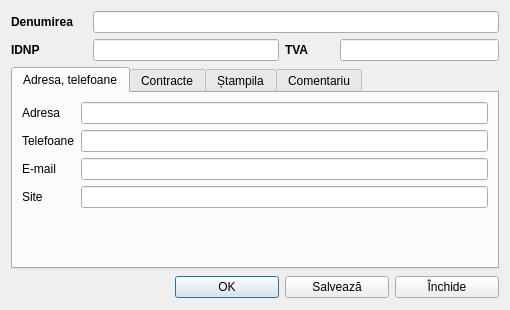
<?xml version="1.0" encoding="UTF-8"?>
<ui version="4.0">
 <class>OrganizationDialog</class>
 <widget class="QDialog" name="OrganizationDialog">
  <property name="geometry">
   <rect>
    <x>0</x>
    <y>0</y>
    <width>510</width>
    <height>310</height>
   </rect>
  </property>
  <property name="font">
   <font>
    <family>Segoe UI</family>
   </font>
  </property>
  <property name="windowTitle">
   <string>Dialog</string>
  </property>
  <layout class="QGridLayout" name="gridLayout">
   <item row="0" column="0">
    <widget class="QLabel" name="label">
     <property name="font">
      <font>
       <family>Segoe UI</family>
       <bold>true</bold>
      </font>
     </property>
     <property name="text">
      <string>Denumirea</string>
     </property>
    </widget>
   </item>
   <item row="0" column="1" colspan="5">
    <widget class="QLineEdit" name="editName"/>
   </item>
   <item row="1" column="0">
    <widget class="QLabel" name="label_2">
     <property name="font">
      <font>
       <family>Segoe UI</family>
       <bold>true</bold>
      </font>
     </property>
     <property name="text">
      <string>IDNP</string>
     </property>
    </widget>
   </item>
   <item row="1" column="1" colspan="2">
    <widget class="QLineEdit" name="editIDNP"/>
   </item>
   <item row="1" column="3">
    <widget class="QLabel" name="label_4">
     <property name="font">
      <font>
       <family>Segoe UI</family>
       <bold>true</bold>
      </font>
     </property>
     <property name="text">
      <string>TVA</string>
     </property>
    </widget>
   </item>
   <item row="1" column="4" colspan="2">
    <widget class="QLineEdit" name="editTVA"/>
   </item>
   <item row="2" column="0" colspan="6">
    <widget class="QTabWidget" name="tabWidget">
     <property name="currentIndex">
      <number>0</number>
     </property>
     <widget class="QWidget" name="tab">
      <attribute name="title">
       <string>Adresa, telefoane</string>
      </attribute>
      <layout class="QGridLayout" name="gridLayout_2">
       <item row="0" column="1">
        <widget class="QLineEdit" name="editAddress"/>
       </item>
       <item row="0" column="0">
        <widget class="QLabel" name="label_3">
         <property name="text">
          <string>Adresa</string>
         </property>
        </widget>
       </item>
       <item row="4" column="1">
        <spacer name="verticalSpacer">
         <property name="orientation">
          <enum>Qt::Orientation::Vertical</enum>
         </property>
         <property name="sizeHint" stdset="0">
          <size>
           <width>20</width>
           <height>40</height>
          </size>
         </property>
        </spacer>
       </item>
       <item row="1" column="1">
        <widget class="QLineEdit" name="editTelephone"/>
       </item>
       <item row="2" column="0">
        <widget class="QLabel" name="label_6">
         <property name="text">
          <string>E-mail</string>
         </property>
        </widget>
       </item>
       <item row="2" column="1">
        <widget class="QLineEdit" name="editEmail"/>
       </item>
       <item row="1" column="0">
        <widget class="QLabel" name="label_5">
         <property name="text">
          <string>Telefoane</string>
         </property>
        </widget>
       </item>
       <item row="3" column="1">
        <widget class="QLineEdit" name="editSite"/>
       </item>
       <item row="3" column="0">
        <widget class="QLabel" name="label_7">
         <property name="text">
          <string>Site</string>
         </property>
        </widget>
       </item>
      </layout>
     </widget>
     <widget class="QWidget" name="tab_3">
      <attribute name="title">
       <string>Contracte</string>
      </attribute>
      <layout class="QGridLayout" name="gridLayout_4">
       <item row="1" column="0">
        <widget class="QTableView" name="tableViewContracts"/>
       </item>
       <item row="0" column="0">
        <layout class="QHBoxLayout" name="layoutToolBar"/>
       </item>
      </layout>
     </widget>
     <widget class="QWidget" name="tab_4">
      <attribute name="title">
       <string>Ștampila</string>
      </attribute>
      <layout class="QGridLayout" name="gridLayout_5">
       <item row="0" column="1" rowspan="2">
        <widget class="QLabel" name="img_stamp">
         <property name="minimumSize">
          <size>
           <width>200</width>
           <height>0</height>
          </size>
         </property>
         <property name="frameShape">
          <enum>QFrame::Shape::StyledPanel</enum>
         </property>
         <property name="text">
          <string>TextLabel</string>
         </property>
         <property name="alignment">
          <set>Qt::AlignmentFlag::AlignCenter</set>
         </property>
        </widget>
       </item>
       <item row="0" column="2">
        <widget class="QToolButton" name="btnClearStamp">
         <property name="styleSheet">
          <string notr="true">QToolButton {
   border: none;
   background-color: transparent;
   color: #4a4a4a;
   font-size: 14px;
}
QToolButton:hover {
   background-color: #f0f0f0;
   color: #000000;
}
QToolButton:pressed {
   background-color: #dcdcdc;
}</string>
         </property>
         <property name="text">
          <string>...</string>
         </property>
         <property name="icon">
          <iconset resource="../../resources/resource.qrc">
           <normaloff>:/img/toolBar/delete.png</normaloff>:/img/toolBar/delete.png</iconset>
         </property>
        </widget>
       </item>
       <item row="1" column="0">
        <spacer name="horizontalSpacer_2">
         <property name="orientation">
          <enum>Qt::Orientation::Horizontal</enum>
         </property>
         <property name="sizeHint" stdset="0">
          <size>
           <width>40</width>
           <height>20</height>
          </size>
         </property>
        </spacer>
       </item>
       <item row="1" column="2">
        <spacer name="verticalSpacer_2">
         <property name="orientation">
          <enum>Qt::Orientation::Vertical</enum>
         </property>
         <property name="sizeHint" stdset="0">
          <size>
           <width>20</width>
           <height>124</height>
          </size>
         </property>
        </spacer>
       </item>
       <item row="1" column="3">
        <spacer name="horizontalSpacer_3">
         <property name="orientation">
          <enum>Qt::Orientation::Horizontal</enum>
         </property>
         <property name="sizeHint" stdset="0">
          <size>
           <width>40</width>
           <height>20</height>
          </size>
         </property>
        </spacer>
       </item>
      </layout>
     </widget>
     <widget class="QWidget" name="tab_2">
      <attribute name="title">
       <string>Comentariu</string>
      </attribute>
      <layout class="QGridLayout" name="gridLayout_3">
       <item row="0" column="0">
        <widget class="QTextEdit" name="editComment"/>
       </item>
      </layout>
     </widget>
    </widget>
   </item>
   <item row="3" column="0" colspan="2">
    <spacer name="horizontalSpacer">
     <property name="orientation">
      <enum>Qt::Orientation::Horizontal</enum>
     </property>
     <property name="sizeHint" stdset="0">
      <size>
       <width>221</width>
       <height>24</height>
      </size>
     </property>
    </spacer>
   </item>
   <item row="3" column="2">
    <widget class="QPushButton" name="btnOK">
     <property name="minimumSize">
      <size>
       <width>104</width>
       <height>0</height>
      </size>
     </property>
     <property name="font">
      <font>
       <family>Segoe UI</family>
       <bold>false</bold>
      </font>
     </property>
     <property name="text">
      <string>OK</string>
     </property>
     <property name="icon">
      <iconset resource="../../resources/resource.qrc">
       <normaloff>:/img/btns/valide.png</normaloff>:/img/btns/valide.png</iconset>
     </property>
    </widget>
   </item>
   <item row="3" column="3" colspan="2">
    <widget class="QPushButton" name="btnWrite">
     <property name="minimumSize">
      <size>
       <width>104</width>
       <height>0</height>
      </size>
     </property>
     <property name="text">
      <string>Salvează</string>
     </property>
     <property name="icon">
      <iconset resource="../../resources/resource.qrc">
       <normaloff>:/img/btns/save.png</normaloff>:/img/btns/save.png</iconset>
     </property>
    </widget>
   </item>
   <item row="3" column="5">
    <widget class="QPushButton" name="btnCancel">
     <property name="minimumSize">
      <size>
       <width>104</width>
       <height>0</height>
      </size>
     </property>
     <property name="text">
      <string>Închide</string>
     </property>
     <property name="icon">
      <iconset resource="../../resources/resource.qrc">
       <normaloff>:/img/btns/close.png</normaloff>:/img/btns/close.png</iconset>
     </property>
    </widget>
   </item>
  </layout>
 </widget>
 <tabstops>
  <tabstop>editName</tabstop>
  <tabstop>editIDNP</tabstop>
  <tabstop>editTVA</tabstop>
  <tabstop>editAddress</tabstop>
  <tabstop>editTelephone</tabstop>
  <tabstop>editEmail</tabstop>
  <tabstop>btnOK</tabstop>
  <tabstop>btnWrite</tabstop>
  <tabstop>btnCancel</tabstop>
  <tabstop>tabWidget</tabstop>
  <tabstop>editComment</tabstop>
 </tabstops>
 <resources>
  <include location="../../resources/resource.qrc"/>
 </resources>
 <connections/>
</ui>
